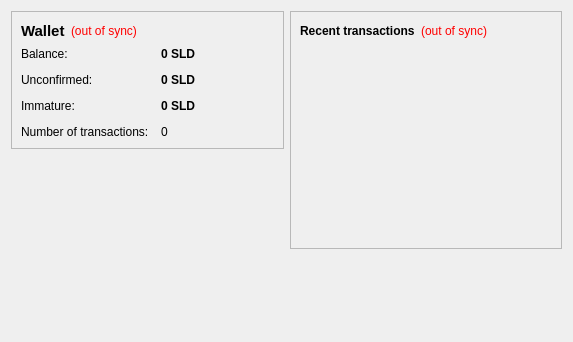
<?xml version="1.0" encoding="UTF-8"?>
<ui version="4.0">
 <class>OverviewPage</class>
 <widget class="QWidget" name="OverviewPage">
  <property name="geometry">
   <rect>
    <x>0</x>
    <y>0</y>
    <width>573</width>
    <height>342</height>
   </rect>
  </property>
  <property name="windowTitle">
   <string>Form</string>
  </property>
  <layout class="QHBoxLayout" name="horizontalLayout" stretch="1,1">
   <item>
    <layout class="QVBoxLayout" name="verticalLayout_2">
     <item>
      <widget class="QFrame" name="frame">
       <property name="frameShape">
        <enum>QFrame::StyledPanel</enum>
       </property>
       <property name="frameShadow">
        <enum>QFrame::Raised</enum>
       </property>
       <layout class="QVBoxLayout" name="verticalLayout_4">
        <item>
         <layout class="QHBoxLayout" name="horizontalLayout_4">
          <item>
           <widget class="QLabel" name="label_5">
            <property name="font">
             <font>
              <pointsize>11</pointsize>
              <weight>75</weight>
              <bold>true</bold>
             </font>
            </property>
            <property name="text">
             <string>Wallet</string>
            </property>
           </widget>
          </item>
          <item>
           <widget class="QLabel" name="labelWalletStatus">
            <property name="toolTip">
             <string>The displayed information may be out of date. Your wallet automatically synchronizes with the SilverDollars network after a connection is established, but this process has not completed yet.</string>
            </property>
            <property name="styleSheet">
             <string notr="true">QLabel { color: red; }</string>
            </property>
            <property name="text">
             <string notr="true">(out of sync)</string>
            </property>
            <property name="alignment">
             <set>Qt::AlignLeading|Qt::AlignLeft|Qt::AlignVCenter</set>
            </property>
           </widget>
          </item>
          <item>
           <spacer name="horizontalSpacer_2">
            <property name="orientation">
             <enum>Qt::Horizontal</enum>
            </property>
            <property name="sizeHint" stdset="0">
             <size>
              <width>40</width>
              <height>20</height>
             </size>
            </property>
           </spacer>
          </item>
         </layout>
        </item>
        <item>
         <layout class="QFormLayout" name="formLayout_2">
          <property name="fieldGrowthPolicy">
           <enum>QFormLayout::AllNonFixedFieldsGrow</enum>
          </property>
          <property name="horizontalSpacing">
           <number>12</number>
          </property>
          <property name="verticalSpacing">
           <number>12</number>
          </property>
          <item row="0" column="0">
           <widget class="QLabel" name="label">
            <property name="text">
             <string>Balance:</string>
            </property>
           </widget>
          </item>
          <item row="0" column="1">
           <widget class="QLabel" name="labelBalance">
            <property name="font">
             <font>
              <weight>75</weight>
              <bold>true</bold>
             </font>
            </property>
            <property name="cursor">
             <cursorShape>IBeamCursor</cursorShape>
            </property>
            <property name="toolTip">
             <string>Your current balance</string>
            </property>
            <property name="text">
             <string notr="true">0 SLD</string>
            </property>
            <property name="textInteractionFlags">
             <set>Qt::LinksAccessibleByMouse|Qt::TextSelectableByKeyboard|Qt::TextSelectableByMouse</set>
            </property>
           </widget>
          </item>
          <item row="1" column="0">
           <widget class="QLabel" name="label_3">
            <property name="text">
             <string>Unconfirmed:</string>
            </property>
           </widget>
          </item>
          <item row="1" column="1">
           <widget class="QLabel" name="labelUnconfirmed">
            <property name="font">
             <font>
              <weight>75</weight>
              <bold>true</bold>
             </font>
            </property>
            <property name="cursor">
             <cursorShape>IBeamCursor</cursorShape>
            </property>
            <property name="toolTip">
             <string>Total of transactions that have yet to be confirmed, and do not yet count toward the current balance</string>
            </property>
            <property name="text">
             <string notr="true">0 SLD</string>
            </property>
            <property name="textInteractionFlags">
             <set>Qt::LinksAccessibleByMouse|Qt::TextSelectableByKeyboard|Qt::TextSelectableByMouse</set>
            </property>
           </widget>
          </item>
          <item row="3" column="0">
           <widget class="QLabel" name="label_2">
            <property name="text">
             <string>Number of transactions:</string>
            </property>
           </widget>
          </item>
          <item row="3" column="1">
           <widget class="QLabel" name="labelNumTransactions">
            <property name="toolTip">
             <string>Total number of transactions in wallet</string>
            </property>
            <property name="text">
             <string notr="true">0</string>
            </property>
           </widget>
          </item>
          <item row="2" column="0">
           <widget class="QLabel" name="labelImmatureText">
            <property name="text">
             <string>Immature:</string>
            </property>
           </widget>
          </item>
          <item row="2" column="1">
           <widget class="QLabel" name="labelImmature">
            <property name="font">
             <font>
              <weight>75</weight>
              <bold>true</bold>
             </font>
            </property>
            <property name="toolTip">
             <string>Mined balance that has not yet matured</string>
            </property>
            <property name="text">
             <string notr="true">0 SLD</string>
            </property>
            <property name="textInteractionFlags">
             <set>Qt::LinksAccessibleByMouse|Qt::TextSelectableByKeyboard|Qt::TextSelectableByMouse</set>
            </property>
           </widget>
          </item>
         </layout>
        </item>
       </layout>
      </widget>
     </item>
     <item>
      <spacer name="verticalSpacer">
       <property name="orientation">
        <enum>Qt::Vertical</enum>
       </property>
       <property name="sizeHint" stdset="0">
        <size>
         <width>20</width>
         <height>40</height>
        </size>
       </property>
      </spacer>
     </item>
    </layout>
   </item>
   <item>
    <layout class="QVBoxLayout" name="verticalLayout_3">
     <item>
      <widget class="QFrame" name="frame_2">
       <property name="frameShape">
        <enum>QFrame::StyledPanel</enum>
       </property>
       <property name="frameShadow">
        <enum>QFrame::Raised</enum>
       </property>
       <layout class="QVBoxLayout" name="verticalLayout">
        <item>
         <layout class="QHBoxLayout" name="horizontalLayout_2">
          <item>
           <widget class="QLabel" name="label_4">
            <property name="text">
             <string>&lt;b&gt;Recent transactions&lt;/b&gt;</string>
            </property>
           </widget>
          </item>
          <item>
           <widget class="QLabel" name="labelTransactionsStatus">
            <property name="toolTip">
             <string>The displayed information may be out of date. Your wallet automatically synchronizes with the SilverDollars network after a connection is established, but this process has not completed yet.</string>
            </property>
            <property name="styleSheet">
             <string notr="true">QLabel { color: red; }</string>
            </property>
            <property name="text">
             <string notr="true">(out of sync)</string>
            </property>
            <property name="alignment">
             <set>Qt::AlignRight|Qt::AlignTrailing|Qt::AlignVCenter</set>
            </property>
           </widget>
          </item>
          <item>
           <spacer name="horizontalSpacer">
            <property name="orientation">
             <enum>Qt::Horizontal</enum>
            </property>
            <property name="sizeHint" stdset="0">
             <size>
              <width>40</width>
              <height>20</height>
             </size>
            </property>
           </spacer>
          </item>
         </layout>
        </item>
        <item>
         <widget class="QListView" name="listTransactions">
          <property name="styleSheet">
           <string notr="true">QListView { background: transparent; }</string>
          </property>
          <property name="frameShape">
           <enum>QFrame::NoFrame</enum>
          </property>
          <property name="verticalScrollBarPolicy">
           <enum>Qt::ScrollBarAlwaysOff</enum>
          </property>
          <property name="horizontalScrollBarPolicy">
           <enum>Qt::ScrollBarAlwaysOff</enum>
          </property>
          <property name="selectionMode">
           <enum>QAbstractItemView::NoSelection</enum>
          </property>
         </widget>
        </item>
       </layout>
      </widget>
     </item>
     <item>
      <spacer name="verticalSpacer_2">
       <property name="orientation">
        <enum>Qt::Vertical</enum>
       </property>
       <property name="sizeHint" stdset="0">
        <size>
         <width>20</width>
         <height>40</height>
        </size>
       </property>
      </spacer>
     </item>
    </layout>
   </item>
  </layout>
 </widget>
 <resources/>
 <connections/>
</ui>
